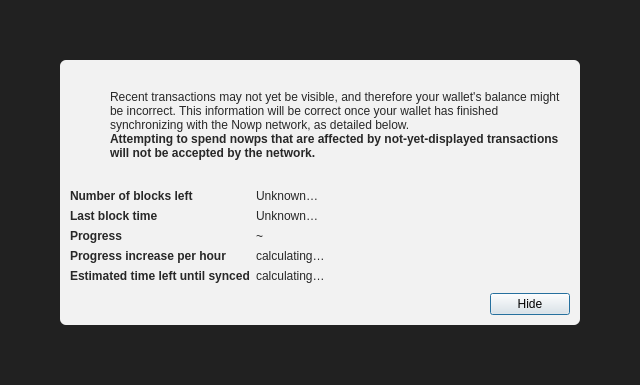
<?xml version="1.0" encoding="UTF-8"?>
<ui version="4.0">
 <class>ModalOverlay</class>
 <widget class="QWidget" name="ModalOverlay">
  <property name="geometry">
   <rect>
    <x>0</x>
    <y>0</y>
    <width>640</width>
    <height>385</height>
   </rect>
  </property>
  <property name="windowTitle">
   <string>Form</string>
  </property>
  <layout class="QVBoxLayout" name="verticalLayout" stretch="0">
   <property name="sizeConstraint">
    <enum>QLayout::SetDefaultConstraint</enum>
   </property>
   <property name="leftMargin">
    <number>0</number>
   </property>
   <property name="topMargin">
    <number>0</number>
   </property>
   <property name="rightMargin">
    <number>0</number>
   </property>
   <property name="bottomMargin">
    <number>0</number>
   </property>
   <item>
    <widget class="QWidget" name="bgWidget" native="true">
     <property name="styleSheet">
      <string notr="true">#bgWidget { background: rgba(0,0,0,220); }</string>
     </property>
     <layout class="QVBoxLayout" name="verticalLayoutMain" stretch="1">
      <property name="leftMargin">
       <number>60</number>
      </property>
      <property name="topMargin">
       <number>60</number>
      </property>
      <property name="rightMargin">
       <number>60</number>
      </property>
      <property name="bottomMargin">
       <number>60</number>
      </property>
      <item>
       <widget class="QWidget" name="contentWidget" native="true">
        <property name="styleSheet">
         <string notr="true">#contentWidget { background: rgba(255,255,255,240); border-radius: 6px; }

QLabel { color: rgb(40,40,40);  }</string>
        </property>
        <layout class="QVBoxLayout" name="verticalLayoutSub" stretch="1,0,0,0">
         <property name="spacing">
          <number>0</number>
         </property>
         <property name="leftMargin">
          <number>10</number>
         </property>
         <property name="topMargin">
          <number>10</number>
         </property>
         <property name="rightMargin">
          <number>10</number>
         </property>
         <property name="bottomMargin">
          <number>10</number>
         </property>
         <item>
          <layout class="QHBoxLayout" name="horizontalLayoutIconText" stretch="0,1">
           <property name="topMargin">
            <number>20</number>
           </property>
           <item>
            <layout class="QVBoxLayout" name="verticalLayoutIcon">
             <property name="leftMargin">
              <number>0</number>
             </property>
             <item>
              <widget class="QPushButton" name="warningIcon">
               <property name="enabled">
                <bool>false</bool>
               </property>
               <property name="text">
                <string/>
               </property>
               <property name="icon">
                <iconset>
                 <normaloff>:/icons/warning</normaloff>
                 <disabledoff>:/icons/warning</disabledoff>:/icons/warning</iconset>
               </property>
               <property name="iconSize">
                <size>
                 <width>48</width>
                 <height>48</height>
                </size>
               </property>
               <property name="flat">
                <bool>true</bool>
               </property>
              </widget>
             </item>
             <item>
              <spacer name="verticalSpacerWarningIcon">
               <property name="orientation">
                <enum>Qt::Vertical</enum>
               </property>
               <property name="sizeHint" stdset="0">
                <size>
                 <width>20</width>
                 <height>40</height>
                </size>
               </property>
              </spacer>
             </item>
            </layout>
           </item>
           <item>
            <layout class="QVBoxLayout" name="verticalLayoutInfoText">
             <property name="leftMargin">
              <number>0</number>
             </property>
             <property name="topMargin">
              <number>0</number>
             </property>
             <item>
              <widget class="QLabel" name="infoText">
               <property name="text">
                <string>Recent transactions may not yet be visible, and therefore your wallet's balance might be incorrect. This information will be correct once your wallet has finished synchronizing with the Nowp network, as detailed below.</string>
               </property>
               <property name="textFormat">
                <enum>Qt::RichText</enum>
               </property>
               <property name="wordWrap">
                <bool>true</bool>
               </property>
              </widget>
             </item>
             <item>
              <widget class="QLabel" name="infoTextStrong">
               <property name="font">
                <font>
                 <weight>75</weight>
                 <bold>true</bold>
                </font>
               </property>
               <property name="text">
                <string>Attempting to spend nowps that are affected by not-yet-displayed transactions will not be accepted by the network.</string>
               </property>
               <property name="textFormat">
                <enum>Qt::RichText</enum>
               </property>
               <property name="wordWrap">
                <bool>true</bool>
               </property>
              </widget>
             </item>
             <item>
              <spacer name="verticalSpacerInTextSpace">
               <property name="orientation">
                <enum>Qt::Vertical</enum>
               </property>
               <property name="sizeHint" stdset="0">
                <size>
                 <width>20</width>
                 <height>40</height>
                </size>
               </property>
              </spacer>
             </item>
            </layout>
           </item>
          </layout>
         </item>
         <item>
          <spacer name="verticalSpacerAfterText">
           <property name="orientation">
            <enum>Qt::Vertical</enum>
           </property>
           <property name="sizeHint" stdset="0">
            <size>
             <width>20</width>
             <height>40</height>
            </size>
           </property>
          </spacer>
         </item>
         <item>
          <layout class="QFormLayout" name="formLayout">
           <property name="fieldGrowthPolicy">
            <enum>QFormLayout::FieldsStayAtSizeHint</enum>
           </property>
           <property name="horizontalSpacing">
            <number>6</number>
           </property>
           <property name="verticalSpacing">
            <number>6</number>
           </property>
           <property name="topMargin">
            <number>10</number>
           </property>
           <item row="0" column="0">
            <widget class="QLabel" name="labelNumberOfBlocksLeft">
             <property name="font">
              <font>
               <weight>75</weight>
               <bold>true</bold>
              </font>
             </property>
             <property name="text">
              <string>Number of blocks left</string>
             </property>
            </widget>
           </item>
           <item row="0" column="1">
            <widget class="QLabel" name="numberOfBlocksLeft">
             <property name="text">
              <string>Unknown…</string>
             </property>
            </widget>
           </item>
           <item row="1" column="0">
            <widget class="QLabel" name="labelLastBlockTime">
             <property name="font">
              <font>
               <weight>75</weight>
               <bold>true</bold>
              </font>
             </property>
             <property name="text">
              <string>Last block time</string>
             </property>
            </widget>
           </item>
           <item row="1" column="1">
            <widget class="QLabel" name="newestBlockDate">
             <property name="sizePolicy">
              <sizepolicy hsizetype="Maximum" vsizetype="Preferred">
               <horstretch>0</horstretch>
               <verstretch>0</verstretch>
              </sizepolicy>
             </property>
             <property name="text">
              <string>Unknown…</string>
             </property>
            </widget>
           </item>
           <item row="2" column="0">
            <widget class="QLabel" name="labelSyncDone">
             <property name="font">
              <font>
               <weight>75</weight>
               <bold>true</bold>
              </font>
             </property>
             <property name="text">
              <string>Progress</string>
             </property>
            </widget>
           </item>
           <item row="2" column="1">
            <layout class="QHBoxLayout" name="horizontalLayoutSync" stretch="0,1">
             <item>
              <widget class="QLabel" name="percentageProgress">
               <property name="text">
                <string notr="true">~</string>
               </property>
              </widget>
             </item>
            </layout>
           </item>
           <item row="4" column="0">
            <widget class="QLabel" name="labelProgressIncrease">
             <property name="font">
              <font>
               <weight>75</weight>
               <bold>true</bold>
              </font>
             </property>
             <property name="text">
              <string>Progress increase per hour</string>
             </property>
            </widget>
           </item>
           <item row="4" column="1">
            <widget class="QLabel" name="progressIncreasePerH">
             <property name="text">
              <string>calculating…</string>
             </property>
            </widget>
           </item>
           <item row="5" column="0">
            <widget class="QLabel" name="labelEstimatedTimeLeft">
             <property name="font">
              <font>
               <weight>75</weight>
               <bold>true</bold>
              </font>
             </property>
             <property name="text">
              <string>Estimated time left until synced</string>
             </property>
            </widget>
           </item>
           <item row="5" column="1">
            <widget class="QLabel" name="expectedTimeLeft">
             <property name="text">
              <string>calculating…</string>
             </property>
            </widget>
           </item>
          </layout>
         </item>
         <item>
          <layout class="QHBoxLayout" name="horizontalLayoutButtons">
           <property name="leftMargin">
            <number>10</number>
           </property>
           <property name="topMargin">
            <number>10</number>
           </property>
           <item>
            <spacer name="horizontalSpacer">
             <property name="orientation">
              <enum>Qt::Horizontal</enum>
             </property>
             <property name="sizeHint" stdset="0">
              <size>
               <width>40</width>
               <height>20</height>
              </size>
             </property>
            </spacer>
           </item>
           <item>
            <widget class="QPushButton" name="closeButton">
             <property name="text">
              <string>Hide</string>
             </property>
             <property name="shortcut">
              <string>Esc</string>
             </property>
             <property name="focusPolicy">
              <enum>Qt::StrongFocus</enum>
             </property>
             <property name="default">
              <bool>true</bool>
             </property>
            </widget>
           </item>
          </layout>
         </item>
        </layout>
       </widget>
      </item>
     </layout>
    </widget>
   </item>
  </layout>
 </widget>
 <resources/>
 <connections/>
</ui>
